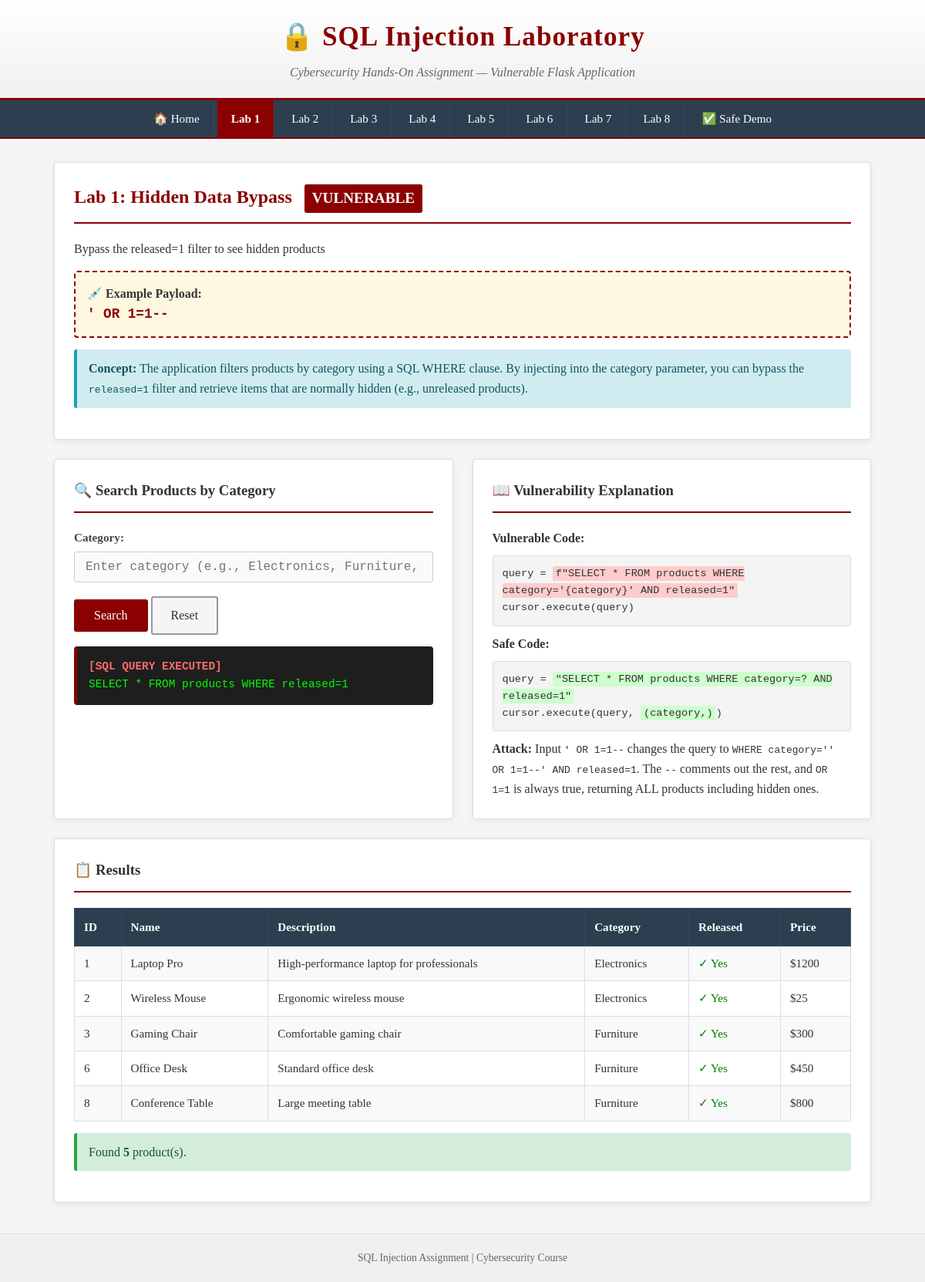
/lab1, run on the app's committed database.
### tables this page shows
CREATE TABLE products (
            id INTEGER PRIMARY KEY,
            name TEXT,
            description TEXT,
            category TEXT,
            released INTEGER DEFAULT 1,
            price INTEGER
        );

### app.py (the view)
@app.route('/lab1', methods=['GET', 'POST'])
def lab1():
    products = []
    query_executed = ""
    category = request.form.get('category', '') if request.method == 'POST' else ''
    conn = get_db_connection()
    cursor = conn.cursor()
    if request.method == 'POST':
        query = f"SELECT * FROM products WHERE category='{category}' AND released=1"
        query_executed = query
        try:
            cursor.execute(query)
            products = cursor.fetchall()
        except Exception as e:
            flash(f'SQL Error: {str(e)}', 'danger')
    else:
        query = "SELECT * FROM products WHERE released=1"
        query_executed = query
        cursor.execute(query)
        products = cursor.fetchall()
    conn.close()
    return render_template('lab1_products.html',
                         products=products,
                         query=query_executed,
                         category=category,
                         lab_num=1,
                         lab_title="Hidden Data Bypass",
                         payload="' OR 1=1--",
                         description="Bypass the released=1 filter to see hidden products")

### app.py (called while the page is built)
@app.before_request
def setup():
    if not hasattr(app, 'db_initialized'):
        init_db()
        app.db_initialized = True

### database.py (called while the page is built)
def get_db_connection():
    conn = sqlite3.connect(DB_PATH)
    conn.row_factory = sqlite3.Row
    return conn

### templates/lab1_products.html (shortened to what this page needs)
{% extends "base.html" %}
{% block content %}
<div class="card">
    <div class="card-header">
        <h2>Lab {{ lab_num }}: {{ lab_title }} <span class="badge">VULNERABLE</span></h2>
    </div>
    <p>{{ description }}</p>
    <div class="payload-box">
        <strong>💉 Example Payload:</strong><br>
        <span class="payload">{{ payload }}</span>
    </div>
    <div class="alert alert-info">
        <strong>Concept:</strong> The application filters products by category using a SQL WHERE clause.
        By injecting into the category parameter, you can bypass the <code>released=1</code> filter
        and retrieve items that are normally hidden (e.g., unreleased products).
    </div>
</div>
<div class="two-col">
    <div class="card">
        <div class="card-header">
            <h3>🔍 Search Products by Category</h3>
        </div>
        <form method="POST">
            <div class="form-group">
                <label for="category">Category:</label>
                <input type="text" id="category" name="category" class="form-control"
                       value="{{ category }}" placeholder="Enter category (e.g., Electronics, Furniture, Software)">
            </div>
            <button type="submit" class="btn btn-primary">Search</button>
            <a href="{{ url_for('lab1') }}" class="btn btn-secondary">Reset</a>
        </form>
        {% if query %}
        <div class="query-box">
            <span class="label">[SQL QUERY EXECUTED]</span><br>
            {{ query }}
        </div>
        {% endif %}
    </div>
    <div class="card">
        <div class="card-header">
            <h3>📖 Vulnerability Explanation</h3>
        </div>
        <p><strong>Vulnerable Code:</strong></p>
        <div class="code-snippet">
query = <span class="vuln-highlight">f"SELECT * FROM products WHERE category='{category}' AND released=1"</span><br>
cursor.execute(query)
        </div>
        <p><strong>Safe Code:</strong></p>
        <div class="code-snippet">
query = <span class="safe-highlight">"SELECT * FROM products WHERE category=? AND released=1"</span><br>
cursor.execute(query, <span class="safe-highlight">(category,)</span>)
        </div>
        <p style="margin-top: 10px;">
            <strong>Attack:</strong> Input <code>' OR 1=1--</code> changes the query to
            <code>WHERE category='' OR 1=1--' AND released=1</code>. The <code>--</code> comments out
            the rest, and <code>OR 1=1</code> is always true, returning ALL products including hidden ones.
        </p>
    </div>
</div>
<div class="card">
    <div class="card-header">
        <h3>📋 Results</h3>
    </div>
    {% if products %}
    <table class="data-table">
        <tr>
            <th>ID</th>
            <th>Name</th>
            <th>Description</th>
            <th>Category</th>
            <th>Released</th>
            <th>Price</th>
        </tr>
        {% for product in products %}
        <tr>
            <td>{{ product.id }}</td>
            <td>{{ product.name }}</td>
            <td>{{ product.description }}</td>
            <td>{{ product.category }}</td>
            <td>
                {% if product.released == 1 %}
                    <span style="color: green;">✓ Yes</span>
                {% else %}
                    <span style="color: red; font-weight: bold;">✗ HIDDEN</span>
                {% endif %}
            </td>
            <td>${{ product.price }}</td>
        </tr>
        {% endfor %}
    </table>
    <div class="alert alert-success">
        Found <strong>{{ products|length }}</strong> product(s).
    </div>
    {% else %}
    <p>No products found. Try a different category or use the attack payload.</p>
    {% endif %}
</div>
{% endblock %}

### templates/base.html (shortened to what this page needs)
<!DOCTYPE html>
<html lang="en">
<head>
</head>
<body>
    <div class="header">
        <h1>🔒 SQL Injection Laboratory</h1>
        <div class="subtitle">Cybersecurity Hands-On Assignment — Vulnerable Flask Application</div>
    </div>
    <div class="nav-bar">
        <a href="{{ url_for('index') }}" class="{% if request.endpoint == 'index' %}active{% endif %}">🏠 Home</a>
        <a href="{{ url_for('lab1') }}" class="{% if request.endpoint == 'lab1' %}active{% endif %}">Lab 1</a>
        <a href="{{ url_for('lab2') }}" class="{% if request.endpoint == 'lab2' %}active{% endif %}">Lab 2</a>
        <a href="{{ url_for('lab3') }}" class="{% if request.endpoint == 'lab3' %}active{% endif %}">Lab 3</a>
        <a href="{{ url_for('lab4') }}" class="{% if request.endpoint == 'lab4' %}active{% endif %}">Lab 4</a>
        <a href="{{ url_for('lab5') }}" class="{% if request.endpoint == 'lab5' %}active{% endif %}">Lab 5</a>
        <a href="{{ url_for('lab6') }}" class="{% if request.endpoint == 'lab6' %}active{% endif %}">Lab 6</a>
        <a href="{{ url_for('lab7') }}" class="{% if request.endpoint == 'lab7' %}active{% endif %}">Lab 7</a>
        <a href="{{ url_for('lab8') }}" class="{% if request.endpoint == 'lab8' %}active{% endif %}">Lab 8</a>
        <a href="{{ url_for('safe_demo') }}" class="{% if request.endpoint == 'safe_demo' %}active{% endif %}">✅ Safe Demo</a>
    </div>
    <div class="container">
        {% block content %}{% endblock %}
    </div>
    <div class="footer">
        <p> SQL Injection Assignment | Cybersecurity Course</p>
    </div>
</body>
</html>

### templates/base.html (style rules this page uses)
* { margin: 0; padding: 0; box-sizing: border-box; }
body { font-family: 'Georgia', 'Times New Roman', serif; background-color: #f5f5f5; color: #333; line-height: 1.6; }
.header { background: linear-gradient(180deg, #ffffff 0%, #f0f0f0 100%); border-bottom: 3px solid #8B0000; padding: 20px 0; text-align: center; box-shadow: 0 2px 10px rgba(0,0,0,0.1); }
.header h1 { font-size: 2.2em; color: #8B0000; font-weight: bold; letter-spacing: 1px; }
.header .subtitle { color: #666; font-size: 1em; margin-top: 5px; font-style: italic; }
.nav-bar { background-color: #2c3e50; padding: 0; text-align: center; border-bottom: 2px solid #8B0000; }
.nav-bar a { display: inline-block; color: #fff; text-decoration: none; padding: 12px 18px; font-size: 0.95em; transition: all 0.3s; border-right: 1px solid #34495e; }
.nav-bar a:last-child { border-right: none; }
.nav-bar a.active { background-color: #8B0000; font-weight: bold; }
.container { max-width: 1100px; margin: 30px auto; padding: 0 20px; }
.card { background: #ffffff; border: 1px solid #ddd; border-radius: 4px; padding: 25px; margin-bottom: 25px; box-shadow: 0 2px 8px rgba(0,0,0,0.08); }
.card-header { border-bottom: 2px solid #8B0000; padding-bottom: 12px; margin-bottom: 20px; }
.card-header h2 { color: #8B0000; font-size: 1.5em; }
.card-header .badge { display: inline-block; background: #8B0000; color: white; padding: 3px 10px; border-radius: 3px; font-size: 0.8em; margin-left: 10px; vertical-align: middle; }
.form-group { margin-bottom: 18px; }
.form-group label { display: block; font-weight: bold; color: #444; margin-bottom: 6px; font-size: 0.95em; }
.form-control { width: 100%; padding: 10px 14px; border: 1px solid #ccc; border-radius: 3px; font-size: 1em; font-family: 'Courier New', monospace; background: #fafafa; transition: border-color 0.3s; }
.btn { display: inline-block; padding: 10px 24px; font-size: 1em; font-family: Georgia, serif; border: 2px solid #8B0000; border-radius: 3px; cursor: pointer; transition: all 0.3s; text-decoration: none; }
.btn-primary { background: #8B0000; color: white; }
.btn-secondary { background: #f5f5f5; color: #333; border-color: #999; }
.query-box { background: #1e1e1e; color: #00ff00; padding: 15px; border-radius: 4px; font-family: 'Courier New', monospace; font-size: 0.9em; overflow-x: auto; margin: 15px 0; border-left: 4px solid #8B0000; }
.query-box .label { color: #ff6b6b; font-weight: bold; }
.data-table { width: 100%; border-collapse: collapse; margin: 15px 0; font-size: 0.95em; }
.data-table th { background: #2c3e50; color: white; padding: 12px; text-align: left; font-weight: bold; border: 1px solid #34495e; }
.data-table td { padding: 10px 12px; border: 1px solid #ddd; background: #fff; }
.data-table tr:nth-child(even) td { background: #f9f9f9; }
.alert { padding: 12px 15px; border-radius: 3px; margin-bottom: 15px; border-left: 4px solid; }
.alert-success { background: #d4edda; border-color: #28a745; color: #155724; }
.alert-info { background: #d1ecf1; border-color: #17a2b8; color: #0c5460; }
.payload-box { background: #fff8e1; border: 2px dashed #8B0000; padding: 15px; border-radius: 4px; margin: 15px 0; }
.payload-box .payload { font-family: 'Courier New', monospace; font-size: 1.1em; color: #8B0000; font-weight: bold; }
.footer { text-align: center; padding: 20px; color: #666; font-size: 0.85em; border-top: 1px solid #ddd; margin-top: 40px; background: #f0f0f0; }
.two-col { display: grid; grid-template-columns: 1fr 1fr; gap: 25px; }
.code-snippet { background: #f4f4f4; border: 1px solid #ddd; padding: 12px; border-radius: 3px; font-family: 'Courier New', monospace; font-size: 0.85em; overflow-x: auto; margin: 10px 0; }
.vuln-highlight { background: #ffcccc; padding: 2px 4px; border-radius: 2px; }
.safe-highlight { background: #ccffcc; padding: 2px 4px; border-radius: 2px; }

### data on the page
products: id "1", name "Laptop Pro", description "High-performance laptop for professionals", category "Electronics", released "✓ Yes", price "1200"
products: id "2", name "Wireless Mouse", description "Ergonomic wireless mouse", category "Electronics", released "✓ Yes", price "25"
products: id "3", name "Gaming Chair", description "Comfortable gaming chair", category "Furniture", released "✓ Yes", price "300"
products: id "6", name "Office Desk", description "Standard office desk", category "Furniture", released "✓ Yes", price "450"
products: id "8", name "Conference Table", description "Large meeting table", category "Furniture", released "✓ Yes", price "800"

### other printed values
{{ lab_num }} "1"
{{ lab_title }} "Hidden Data Bypass"
{{ description }} "Bypass the released=1 filter to see hidden products"
{{ payload }} "' OR 1=1--"
{{ query }} "SELECT * FROM products WHERE released=1"
{{ products|length }} "5"
